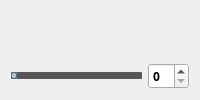
       <widget class="QWidget" name="LowerLeftLayout" native="true">
        <layout class="QGridLayout" name="gridLayout_3">
         <item row="0" column="0">
          <layout class="QVBoxLayout" name="LowerLeftLayout_2">
           <item>
            <widget class="QVTKWidget" name="LowerLeftQvtkWidget">
             <property name="sizePolicy">
              <sizepolicy hsizetype="Expanding" vsizetype="Expanding">
               <horstretch>0</horstretch>
               <verstretch>0</verstretch>
              </sizepolicy>
             </property>
            </widget>
           </item>
           <item>
            <layout class="QHBoxLayout" name="horizontalLayout_8">
             <item>
              <widget class="QSlider" name="LowerLeftSlider">
               <property name="styleSheet">
                <string notr="true">QSlider::groove:horizontal {  
border: 1px solid #4A708B;  
background: #C0C0C0;  
height: 5px;  
border-radius: 1px;  
padding-left:-1px;  
padding-right:-1px;  
}  

QSlider::sub-page:horizontal {  
background: qlineargradient(x1:0, y1:0, x2:0, y2:1,   
stop:0 #B1B1B1, stop:1 #c4c4c4);  
background: qlineargradient(x1: 0, y1: 0.2, x2: 1, y2: 1,  
stop: 0 #5DCCFF, stop: 1 #1874CD);  
border: 1px solid #4A708B;  
height: 10px;  
border-radius: 2px;  
}  

QSlider::add-page:horizontal {  
background: #575757;  
border: 0px solid #777;  
height: 10px;  
border-radius: 2px;  
}  
 
QSlider::handle:horizontal   
{  
background: qradialgradient(spread:pad, cx:0.5, cy:0.5, radius:0.5, fx:0.5, fy:0.5,   
stop:0.6 #45ADED, stop:0.778409 rgba(255, 255, 255, 255));  

width: 11px;  
margin-top: -3px;  
 margin-bottom: -3px;  
border-radius: 5px;  
}  
QSlider::handle:horizontal:hover {  
background: qradialgradient(spread:pad, cx:0.5, cy:0.5, radius:0.5, fx:0.5, fy:0.5, stop:0.6 #2A8BDA,   
stop:0.778409 rgba(255, 255, 255, 255));  
width: 11px;margin-top: -3px;margin-bottom: -3px;border-radius: 5px;}  

QSlider::sub-page:horizontal:disabled { background: #00009C;  
border-color: #999;}  
QSlider::add-page:horizontal:disabled { background: #eee;  border-color: #999;}  

QSlider::handle:horizontal:disabled {  
background: #eee;  
border: 1px solid #aaa;  
border-radius: 4px;}  
</string>
               </property>
               <property name="orientation">
                <enum>Qt::Horizontal</enum>
               </property>
              </widget>
             </item>
             <item>
              <widget class="QSpinBox" name="LowerLeftSpinBox">
               <property name="font">
                <font>
                 <family>微软雅黑</family>
                 <weight>75</weight>
                 <bold>true</bold>
                </font>
               </property>
              </widget>
             </item>
            </layout>
           </item>
          </layout>
         </item>
        </layout>
       </widget>
